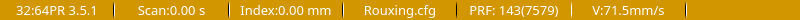
<?xml version="1.0" encoding="UTF-8"?>
<ui version="4.0">
 <class>StatusBar</class>
 <widget class="QWidget" name="StatusBar">
  <property name="windowModality">
   <enum>Qt::NonModal</enum>
  </property>
  <property name="geometry">
   <rect>
    <x>0</x>
    <y>0</y>
    <width>800</width>
    <height>20</height>
   </rect>
  </property>
  <property name="sizePolicy">
   <sizepolicy hsizetype="Preferred" vsizetype="Preferred">
    <horstretch>0</horstretch>
    <verstretch>0</verstretch>
   </sizepolicy>
  </property>
  <property name="maximumSize">
   <size>
    <width>16777215</width>
    <height>16777215</height>
   </size>
  </property>
  <property name="font">
   <font>
    <pointsize>6</pointsize>
   </font>
  </property>
  <property name="windowTitle">
   <string>Form</string>
  </property>
  <property name="windowOpacity">
   <double>1.000000000000000</double>
  </property>
  <property name="layoutDirection">
   <enum>Qt::LeftToRight</enum>
  </property>
  <property name="autoFillBackground">
   <bool>false</bool>
  </property>
  <property name="styleSheet">
   <string notr="true">/*
#StatusBar{
	background-color: rgb(210, 150, 0); 
}
*/

QLabel {    
	color: rgb(255, 255, 255);
	background-color: rgb(210, 150, 0);    
}

#versionLabel
{
	border-right: 1px solid qlineargradient(spread:repeat, x1:0, y1:0, x2:0, y2:1, stop:0.05 rgba(210, 150, 0, 255), stop:0.3 rgba(0, 0, 0, 255), stop:0.7 rgba(0, 0, 0, 255), stop:0.95 rgba(210, 150, 0, 255));
}

#scanEncLabel,#indexEncLabel,#label_2,#label_4,#label_1
{
	border-right: 1px solid qlineargradient(spread:repeat, x1:0, y1:0, x2:0, y2:1, stop:0.05 rgba(210, 150, 0, 255), stop:0.3 rgba(0, 0, 0, 255), stop:0.7 rgba(0, 0, 0, 255), stop:0.95 rgba(210, 150, 0, 255));
	border-left: 1px solid qlineargradient(spread:repeat, x1:0, y1:0, x2:0, y2:1, stop:0.05 rgba(210, 150, 0, 255), stop:0.3 rgba(255, 255, 255, 255), stop:0.7 rgba(255, 255, 255, 255), stop:0.95 rgba(210, 150, 0, 255));
}

#timeLabel
{
	border-left: 1px solid qlineargradient(spread:repeat, x1:0, y1:0, x2:0, y2:1, stop:0.05 rgba(210, 150, 0, 255), stop:0.3 rgba(255, 255, 255, 255), stop:0.7 rgba(255, 255, 255, 255), stop:0.95 rgba(210, 150, 0, 255));
}</string>
  </property>
  <layout class="QHBoxLayout" name="horizontalLayout" stretch="1,1,1,1,1,1,1">
   <property name="spacing">
    <number>0</number>
   </property>
   <property name="leftMargin">
    <number>0</number>
   </property>
   <property name="topMargin">
    <number>0</number>
   </property>
   <property name="rightMargin">
    <number>0</number>
   </property>
   <property name="bottomMargin">
    <number>0</number>
   </property>
   <item>
    <widget class="QLabel" name="versionLabel">
     <property name="palette">
      <palette>
       <active>
        <colorrole role="WindowText">
         <brush brushstyle="SolidPattern">
          <color alpha="255">
           <red>255</red>
           <green>255</green>
           <blue>255</blue>
          </color>
         </brush>
        </colorrole>
        <colorrole role="Button">
         <brush brushstyle="SolidPattern">
          <color alpha="255">
           <red>210</red>
           <green>150</green>
           <blue>0</blue>
          </color>
         </brush>
        </colorrole>
        <colorrole role="Text">
         <brush brushstyle="SolidPattern">
          <color alpha="255">
           <red>255</red>
           <green>255</green>
           <blue>255</blue>
          </color>
         </brush>
        </colorrole>
        <colorrole role="ButtonText">
         <brush brushstyle="SolidPattern">
          <color alpha="255">
           <red>255</red>
           <green>255</green>
           <blue>255</blue>
          </color>
         </brush>
        </colorrole>
        <colorrole role="Base">
         <brush brushstyle="SolidPattern">
          <color alpha="255">
           <red>210</red>
           <green>150</green>
           <blue>0</blue>
          </color>
         </brush>
        </colorrole>
        <colorrole role="Window">
         <brush brushstyle="SolidPattern">
          <color alpha="255">
           <red>210</red>
           <green>150</green>
           <blue>0</blue>
          </color>
         </brush>
        </colorrole>
       </active>
       <inactive>
        <colorrole role="WindowText">
         <brush brushstyle="SolidPattern">
          <color alpha="255">
           <red>255</red>
           <green>255</green>
           <blue>255</blue>
          </color>
         </brush>
        </colorrole>
        <colorrole role="Button">
         <brush brushstyle="SolidPattern">
          <color alpha="255">
           <red>210</red>
           <green>150</green>
           <blue>0</blue>
          </color>
         </brush>
        </colorrole>
        <colorrole role="Text">
         <brush brushstyle="SolidPattern">
          <color alpha="255">
           <red>255</red>
           <green>255</green>
           <blue>255</blue>
          </color>
         </brush>
        </colorrole>
        <colorrole role="ButtonText">
         <brush brushstyle="SolidPattern">
          <color alpha="255">
           <red>255</red>
           <green>255</green>
           <blue>255</blue>
          </color>
         </brush>
        </colorrole>
        <colorrole role="Base">
         <brush brushstyle="SolidPattern">
          <color alpha="255">
           <red>210</red>
           <green>150</green>
           <blue>0</blue>
          </color>
         </brush>
        </colorrole>
        <colorrole role="Window">
         <brush brushstyle="SolidPattern">
          <color alpha="255">
           <red>210</red>
           <green>150</green>
           <blue>0</blue>
          </color>
         </brush>
        </colorrole>
       </inactive>
       <disabled>
        <colorrole role="WindowText">
         <brush brushstyle="SolidPattern">
          <color alpha="255">
           <red>255</red>
           <green>255</green>
           <blue>255</blue>
          </color>
         </brush>
        </colorrole>
        <colorrole role="Button">
         <brush brushstyle="SolidPattern">
          <color alpha="255">
           <red>210</red>
           <green>150</green>
           <blue>0</blue>
          </color>
         </brush>
        </colorrole>
        <colorrole role="Text">
         <brush brushstyle="SolidPattern">
          <color alpha="255">
           <red>255</red>
           <green>255</green>
           <blue>255</blue>
          </color>
         </brush>
        </colorrole>
        <colorrole role="ButtonText">
         <brush brushstyle="SolidPattern">
          <color alpha="255">
           <red>255</red>
           <green>255</green>
           <blue>255</blue>
          </color>
         </brush>
        </colorrole>
        <colorrole role="Base">
         <brush brushstyle="SolidPattern">
          <color alpha="255">
           <red>210</red>
           <green>150</green>
           <blue>0</blue>
          </color>
         </brush>
        </colorrole>
        <colorrole role="Window">
         <brush brushstyle="SolidPattern">
          <color alpha="255">
           <red>210</red>
           <green>150</green>
           <blue>0</blue>
          </color>
         </brush>
        </colorrole>
       </disabled>
      </palette>
     </property>
     <property name="font">
      <font>
       <family>Source Han Serif SC</family>
       <pointsize>10</pointsize>
       <weight>50</weight>
       <italic>false</italic>
       <bold>false</bold>
      </font>
     </property>
     <property name="frameShape">
      <enum>QFrame::NoFrame</enum>
     </property>
     <property name="text">
      <string>32:64PR 3.5.1</string>
     </property>
     <property name="alignment">
      <set>Qt::AlignCenter</set>
     </property>
    </widget>
   </item>
   <item>
    <widget class="QLabel" name="scanEncLabel">
     <property name="palette">
      <palette>
       <active>
        <colorrole role="WindowText">
         <brush brushstyle="SolidPattern">
          <color alpha="255">
           <red>255</red>
           <green>255</green>
           <blue>255</blue>
          </color>
         </brush>
        </colorrole>
        <colorrole role="Button">
         <brush brushstyle="SolidPattern">
          <color alpha="255">
           <red>210</red>
           <green>150</green>
           <blue>0</blue>
          </color>
         </brush>
        </colorrole>
        <colorrole role="Text">
         <brush brushstyle="SolidPattern">
          <color alpha="255">
           <red>255</red>
           <green>255</green>
           <blue>255</blue>
          </color>
         </brush>
        </colorrole>
        <colorrole role="ButtonText">
         <brush brushstyle="SolidPattern">
          <color alpha="255">
           <red>255</red>
           <green>255</green>
           <blue>255</blue>
          </color>
         </brush>
        </colorrole>
        <colorrole role="Base">
         <brush brushstyle="SolidPattern">
          <color alpha="255">
           <red>210</red>
           <green>150</green>
           <blue>0</blue>
          </color>
         </brush>
        </colorrole>
        <colorrole role="Window">
         <brush brushstyle="SolidPattern">
          <color alpha="255">
           <red>210</red>
           <green>150</green>
           <blue>0</blue>
          </color>
         </brush>
        </colorrole>
       </active>
       <inactive>
        <colorrole role="WindowText">
         <brush brushstyle="SolidPattern">
          <color alpha="255">
           <red>255</red>
           <green>255</green>
           <blue>255</blue>
          </color>
         </brush>
        </colorrole>
        <colorrole role="Button">
         <brush brushstyle="SolidPattern">
          <color alpha="255">
           <red>210</red>
           <green>150</green>
           <blue>0</blue>
          </color>
         </brush>
        </colorrole>
        <colorrole role="Text">
         <brush brushstyle="SolidPattern">
          <color alpha="255">
           <red>255</red>
           <green>255</green>
           <blue>255</blue>
          </color>
         </brush>
        </colorrole>
        <colorrole role="ButtonText">
         <brush brushstyle="SolidPattern">
          <color alpha="255">
           <red>255</red>
           <green>255</green>
           <blue>255</blue>
          </color>
         </brush>
        </colorrole>
        <colorrole role="Base">
         <brush brushstyle="SolidPattern">
          <color alpha="255">
           <red>210</red>
           <green>150</green>
           <blue>0</blue>
          </color>
         </brush>
        </colorrole>
        <colorrole role="Window">
         <brush brushstyle="SolidPattern">
          <color alpha="255">
           <red>210</red>
           <green>150</green>
           <blue>0</blue>
          </color>
         </brush>
        </colorrole>
       </inactive>
       <disabled>
        <colorrole role="WindowText">
         <brush brushstyle="SolidPattern">
          <color alpha="255">
           <red>255</red>
           <green>255</green>
           <blue>255</blue>
          </color>
         </brush>
        </colorrole>
        <colorrole role="Button">
         <brush brushstyle="SolidPattern">
          <color alpha="255">
           <red>210</red>
           <green>150</green>
           <blue>0</blue>
          </color>
         </brush>
        </colorrole>
        <colorrole role="Text">
         <brush brushstyle="SolidPattern">
          <color alpha="255">
           <red>255</red>
           <green>255</green>
           <blue>255</blue>
          </color>
         </brush>
        </colorrole>
        <colorrole role="ButtonText">
         <brush brushstyle="SolidPattern">
          <color alpha="255">
           <red>255</red>
           <green>255</green>
           <blue>255</blue>
          </color>
         </brush>
        </colorrole>
        <colorrole role="Base">
         <brush brushstyle="SolidPattern">
          <color alpha="255">
           <red>210</red>
           <green>150</green>
           <blue>0</blue>
          </color>
         </brush>
        </colorrole>
        <colorrole role="Window">
         <brush brushstyle="SolidPattern">
          <color alpha="255">
           <red>210</red>
           <green>150</green>
           <blue>0</blue>
          </color>
         </brush>
        </colorrole>
       </disabled>
      </palette>
     </property>
     <property name="font">
      <font>
       <family>Source Han Serif SC</family>
       <pointsize>10</pointsize>
       <weight>50</weight>
       <italic>false</italic>
       <bold>false</bold>
      </font>
     </property>
     <property name="frameShape">
      <enum>QFrame::NoFrame</enum>
     </property>
     <property name="text">
      <string>Scan:0.00 s</string>
     </property>
     <property name="alignment">
      <set>Qt::AlignCenter</set>
     </property>
    </widget>
   </item>
   <item>
    <widget class="QLabel" name="indexEncLabel">
     <property name="font">
      <font>
       <family>Source Han Serif SC</family>
       <pointsize>10</pointsize>
       <weight>50</weight>
       <italic>false</italic>
       <bold>false</bold>
      </font>
     </property>
     <property name="text">
      <string>Index:0.00 mm</string>
     </property>
     <property name="alignment">
      <set>Qt::AlignCenter</set>
     </property>
    </widget>
   </item>
   <item>
    <widget class="QLabel" name="label_4">
     <property name="palette">
      <palette>
       <active>
        <colorrole role="WindowText">
         <brush brushstyle="SolidPattern">
          <color alpha="255">
           <red>255</red>
           <green>255</green>
           <blue>255</blue>
          </color>
         </brush>
        </colorrole>
        <colorrole role="Button">
         <brush brushstyle="SolidPattern">
          <color alpha="255">
           <red>210</red>
           <green>150</green>
           <blue>0</blue>
          </color>
         </brush>
        </colorrole>
        <colorrole role="Text">
         <brush brushstyle="SolidPattern">
          <color alpha="255">
           <red>255</red>
           <green>255</green>
           <blue>255</blue>
          </color>
         </brush>
        </colorrole>
        <colorrole role="ButtonText">
         <brush brushstyle="SolidPattern">
          <color alpha="255">
           <red>255</red>
           <green>255</green>
           <blue>255</blue>
          </color>
         </brush>
        </colorrole>
        <colorrole role="Base">
         <brush brushstyle="SolidPattern">
          <color alpha="255">
           <red>210</red>
           <green>150</green>
           <blue>0</blue>
          </color>
         </brush>
        </colorrole>
        <colorrole role="Window">
         <brush brushstyle="SolidPattern">
          <color alpha="255">
           <red>210</red>
           <green>150</green>
           <blue>0</blue>
          </color>
         </brush>
        </colorrole>
       </active>
       <inactive>
        <colorrole role="WindowText">
         <brush brushstyle="SolidPattern">
          <color alpha="255">
           <red>255</red>
           <green>255</green>
           <blue>255</blue>
          </color>
         </brush>
        </colorrole>
        <colorrole role="Button">
         <brush brushstyle="SolidPattern">
          <color alpha="255">
           <red>210</red>
           <green>150</green>
           <blue>0</blue>
          </color>
         </brush>
        </colorrole>
        <colorrole role="Text">
         <brush brushstyle="SolidPattern">
          <color alpha="255">
           <red>255</red>
           <green>255</green>
           <blue>255</blue>
          </color>
         </brush>
        </colorrole>
        <colorrole role="ButtonText">
         <brush brushstyle="SolidPattern">
          <color alpha="255">
           <red>255</red>
           <green>255</green>
           <blue>255</blue>
          </color>
         </brush>
        </colorrole>
        <colorrole role="Base">
         <brush brushstyle="SolidPattern">
          <color alpha="255">
           <red>210</red>
           <green>150</green>
           <blue>0</blue>
          </color>
         </brush>
        </colorrole>
        <colorrole role="Window">
         <brush brushstyle="SolidPattern">
          <color alpha="255">
           <red>210</red>
           <green>150</green>
           <blue>0</blue>
          </color>
         </brush>
        </colorrole>
       </inactive>
       <disabled>
        <colorrole role="WindowText">
         <brush brushstyle="SolidPattern">
          <color alpha="255">
           <red>255</red>
           <green>255</green>
           <blue>255</blue>
          </color>
         </brush>
        </colorrole>
        <colorrole role="Button">
         <brush brushstyle="SolidPattern">
          <color alpha="255">
           <red>210</red>
           <green>150</green>
           <blue>0</blue>
          </color>
         </brush>
        </colorrole>
        <colorrole role="Text">
         <brush brushstyle="SolidPattern">
          <color alpha="255">
           <red>255</red>
           <green>255</green>
           <blue>255</blue>
          </color>
         </brush>
        </colorrole>
        <colorrole role="ButtonText">
         <brush brushstyle="SolidPattern">
          <color alpha="255">
           <red>255</red>
           <green>255</green>
           <blue>255</blue>
          </color>
         </brush>
        </colorrole>
        <colorrole role="Base">
         <brush brushstyle="SolidPattern">
          <color alpha="255">
           <red>210</red>
           <green>150</green>
           <blue>0</blue>
          </color>
         </brush>
        </colorrole>
        <colorrole role="Window">
         <brush brushstyle="SolidPattern">
          <color alpha="255">
           <red>210</red>
           <green>150</green>
           <blue>0</blue>
          </color>
         </brush>
        </colorrole>
       </disabled>
      </palette>
     </property>
     <property name="font">
      <font>
       <family>Source Han Serif SC</family>
       <pointsize>10</pointsize>
       <weight>50</weight>
       <italic>false</italic>
       <bold>false</bold>
      </font>
     </property>
     <property name="frameShape">
      <enum>QFrame::NoFrame</enum>
     </property>
     <property name="text">
      <string>Rouxing.cfg</string>
     </property>
     <property name="alignment">
      <set>Qt::AlignCenter</set>
     </property>
    </widget>
   </item>
   <item>
    <widget class="QLabel" name="prfLabel">
     <property name="palette">
      <palette>
       <active>
        <colorrole role="WindowText">
         <brush brushstyle="SolidPattern">
          <color alpha="255">
           <red>255</red>
           <green>255</green>
           <blue>255</blue>
          </color>
         </brush>
        </colorrole>
        <colorrole role="Button">
         <brush brushstyle="SolidPattern">
          <color alpha="255">
           <red>210</red>
           <green>150</green>
           <blue>0</blue>
          </color>
         </brush>
        </colorrole>
        <colorrole role="Text">
         <brush brushstyle="SolidPattern">
          <color alpha="255">
           <red>255</red>
           <green>255</green>
           <blue>255</blue>
          </color>
         </brush>
        </colorrole>
        <colorrole role="ButtonText">
         <brush brushstyle="SolidPattern">
          <color alpha="255">
           <red>255</red>
           <green>255</green>
           <blue>255</blue>
          </color>
         </brush>
        </colorrole>
        <colorrole role="Base">
         <brush brushstyle="SolidPattern">
          <color alpha="255">
           <red>210</red>
           <green>150</green>
           <blue>0</blue>
          </color>
         </brush>
        </colorrole>
        <colorrole role="Window">
         <brush brushstyle="SolidPattern">
          <color alpha="255">
           <red>210</red>
           <green>150</green>
           <blue>0</blue>
          </color>
         </brush>
        </colorrole>
       </active>
       <inactive>
        <colorrole role="WindowText">
         <brush brushstyle="SolidPattern">
          <color alpha="255">
           <red>255</red>
           <green>255</green>
           <blue>255</blue>
          </color>
         </brush>
        </colorrole>
        <colorrole role="Button">
         <brush brushstyle="SolidPattern">
          <color alpha="255">
           <red>210</red>
           <green>150</green>
           <blue>0</blue>
          </color>
         </brush>
        </colorrole>
        <colorrole role="Text">
         <brush brushstyle="SolidPattern">
          <color alpha="255">
           <red>255</red>
           <green>255</green>
           <blue>255</blue>
          </color>
         </brush>
        </colorrole>
        <colorrole role="ButtonText">
         <brush brushstyle="SolidPattern">
          <color alpha="255">
           <red>255</red>
           <green>255</green>
           <blue>255</blue>
          </color>
         </brush>
        </colorrole>
        <colorrole role="Base">
         <brush brushstyle="SolidPattern">
          <color alpha="255">
           <red>210</red>
           <green>150</green>
           <blue>0</blue>
          </color>
         </brush>
        </colorrole>
        <colorrole role="Window">
         <brush brushstyle="SolidPattern">
          <color alpha="255">
           <red>210</red>
           <green>150</green>
           <blue>0</blue>
          </color>
         </brush>
        </colorrole>
       </inactive>
       <disabled>
        <colorrole role="WindowText">
         <brush brushstyle="SolidPattern">
          <color alpha="255">
           <red>255</red>
           <green>255</green>
           <blue>255</blue>
          </color>
         </brush>
        </colorrole>
        <colorrole role="Button">
         <brush brushstyle="SolidPattern">
          <color alpha="255">
           <red>210</red>
           <green>150</green>
           <blue>0</blue>
          </color>
         </brush>
        </colorrole>
        <colorrole role="Text">
         <brush brushstyle="SolidPattern">
          <color alpha="255">
           <red>255</red>
           <green>255</green>
           <blue>255</blue>
          </color>
         </brush>
        </colorrole>
        <colorrole role="ButtonText">
         <brush brushstyle="SolidPattern">
          <color alpha="255">
           <red>255</red>
           <green>255</green>
           <blue>255</blue>
          </color>
         </brush>
        </colorrole>
        <colorrole role="Base">
         <brush brushstyle="SolidPattern">
          <color alpha="255">
           <red>210</red>
           <green>150</green>
           <blue>0</blue>
          </color>
         </brush>
        </colorrole>
        <colorrole role="Window">
         <brush brushstyle="SolidPattern">
          <color alpha="255">
           <red>210</red>
           <green>150</green>
           <blue>0</blue>
          </color>
         </brush>
        </colorrole>
       </disabled>
      </palette>
     </property>
     <property name="font">
      <font>
       <family>Source Han Serif SC</family>
       <pointsize>10</pointsize>
       <weight>50</weight>
       <italic>false</italic>
       <bold>false</bold>
      </font>
     </property>
     <property name="frameShape">
      <enum>QFrame::NoFrame</enum>
     </property>
     <property name="text">
      <string>PRF: 143(7579)</string>
     </property>
     <property name="alignment">
      <set>Qt::AlignCenter</set>
     </property>
    </widget>
   </item>
   <item>
    <widget class="QLabel" name="label_2">
     <property name="palette">
      <palette>
       <active>
        <colorrole role="WindowText">
         <brush brushstyle="SolidPattern">
          <color alpha="255">
           <red>255</red>
           <green>255</green>
           <blue>255</blue>
          </color>
         </brush>
        </colorrole>
        <colorrole role="Button">
         <brush brushstyle="SolidPattern">
          <color alpha="255">
           <red>210</red>
           <green>150</green>
           <blue>0</blue>
          </color>
         </brush>
        </colorrole>
        <colorrole role="Text">
         <brush brushstyle="SolidPattern">
          <color alpha="255">
           <red>255</red>
           <green>255</green>
           <blue>255</blue>
          </color>
         </brush>
        </colorrole>
        <colorrole role="ButtonText">
         <brush brushstyle="SolidPattern">
          <color alpha="255">
           <red>255</red>
           <green>255</green>
           <blue>255</blue>
          </color>
         </brush>
        </colorrole>
        <colorrole role="Base">
         <brush brushstyle="SolidPattern">
          <color alpha="255">
           <red>210</red>
           <green>150</green>
           <blue>0</blue>
          </color>
         </brush>
        </colorrole>
        <colorrole role="Window">
         <brush brushstyle="SolidPattern">
          <color alpha="255">
           <red>210</red>
           <green>150</green>
           <blue>0</blue>
          </color>
         </brush>
        </colorrole>
       </active>
       <inactive>
        <colorrole role="WindowText">
         <brush brushstyle="SolidPattern">
          <color alpha="255">
           <red>255</red>
           <green>255</green>
           <blue>255</blue>
          </color>
         </brush>
        </colorrole>
        <colorrole role="Button">
         <brush brushstyle="SolidPattern">
          <color alpha="255">
           <red>210</red>
           <green>150</green>
           <blue>0</blue>
          </color>
         </brush>
        </colorrole>
        <colorrole role="Text">
         <brush brushstyle="SolidPattern">
          <color alpha="255">
           <red>255</red>
           <green>255</green>
           <blue>255</blue>
          </color>
         </brush>
        </colorrole>
        <colorrole role="ButtonText">
         <brush brushstyle="SolidPattern">
          <color alpha="255">
           <red>255</red>
           <green>255</green>
           <blue>255</blue>
          </color>
         </brush>
        </colorrole>
        <colorrole role="Base">
         <brush brushstyle="SolidPattern">
          <color alpha="255">
           <red>210</red>
           <green>150</green>
           <blue>0</blue>
          </color>
         </brush>
        </colorrole>
        <colorrole role="Window">
         <brush brushstyle="SolidPattern">
          <color alpha="255">
           <red>210</red>
           <green>150</green>
           <blue>0</blue>
          </color>
         </brush>
        </colorrole>
       </inactive>
       <disabled>
        <colorrole role="WindowText">
         <brush brushstyle="SolidPattern">
          <color alpha="255">
           <red>255</red>
           <green>255</green>
           <blue>255</blue>
          </color>
         </brush>
        </colorrole>
        <colorrole role="Button">
         <brush brushstyle="SolidPattern">
          <color alpha="255">
           <red>210</red>
           <green>150</green>
           <blue>0</blue>
          </color>
         </brush>
        </colorrole>
        <colorrole role="Text">
         <brush brushstyle="SolidPattern">
          <color alpha="255">
           <red>255</red>
           <green>255</green>
           <blue>255</blue>
          </color>
         </brush>
        </colorrole>
        <colorrole role="ButtonText">
         <brush brushstyle="SolidPattern">
          <color alpha="255">
           <red>255</red>
           <green>255</green>
           <blue>255</blue>
          </color>
         </brush>
        </colorrole>
        <colorrole role="Base">
         <brush brushstyle="SolidPattern">
          <color alpha="255">
           <red>210</red>
           <green>150</green>
           <blue>0</blue>
          </color>
         </brush>
        </colorrole>
        <colorrole role="Window">
         <brush brushstyle="SolidPattern">
          <color alpha="255">
           <red>210</red>
           <green>150</green>
           <blue>0</blue>
          </color>
         </brush>
        </colorrole>
       </disabled>
      </palette>
     </property>
     <property name="font">
      <font>
       <family>Source Han Serif SC</family>
       <pointsize>10</pointsize>
       <weight>50</weight>
       <italic>false</italic>
       <bold>false</bold>
      </font>
     </property>
     <property name="styleSheet">
      <string notr="true"/>
     </property>
     <property name="frameShape">
      <enum>QFrame::NoFrame</enum>
     </property>
     <property name="text">
      <string>V:71.5mm/s</string>
     </property>
     <property name="alignment">
      <set>Qt::AlignCenter</set>
     </property>
    </widget>
   </item>
   <item>
    <widget class="QLabel" name="timeLabel">
     <property name="palette">
      <palette>
       <active>
        <colorrole role="WindowText">
         <brush brushstyle="SolidPattern">
          <color alpha="255">
           <red>255</red>
           <green>255</green>
           <blue>255</blue>
          </color>
         </brush>
        </colorrole>
        <colorrole role="Button">
         <brush brushstyle="SolidPattern">
          <color alpha="255">
           <red>210</red>
           <green>150</green>
           <blue>0</blue>
          </color>
         </brush>
        </colorrole>
        <colorrole role="Text">
         <brush brushstyle="SolidPattern">
          <color alpha="255">
           <red>255</red>
           <green>255</green>
           <blue>255</blue>
          </color>
         </brush>
        </colorrole>
        <colorrole role="ButtonText">
         <brush brushstyle="SolidPattern">
          <color alpha="255">
           <red>255</red>
           <green>255</green>
           <blue>255</blue>
          </color>
         </brush>
        </colorrole>
        <colorrole role="Base">
         <brush brushstyle="SolidPattern">
          <color alpha="255">
           <red>210</red>
           <green>150</green>
           <blue>0</blue>
          </color>
         </brush>
        </colorrole>
        <colorrole role="Window">
         <brush brushstyle="SolidPattern">
          <color alpha="255">
           <red>210</red>
           <green>150</green>
           <blue>0</blue>
          </color>
         </brush>
        </colorrole>
       </active>
       <inactive>
        <colorrole role="WindowText">
         <brush brushstyle="SolidPattern">
          <color alpha="255">
           <red>255</red>
           <green>255</green>
           <blue>255</blue>
          </color>
         </brush>
        </colorrole>
        <colorrole role="Button">
         <brush brushstyle="SolidPattern">
          <color alpha="255">
           <red>210</red>
           <green>150</green>
           <blue>0</blue>
          </color>
         </brush>
        </colorrole>
        <colorrole role="Text">
         <brush brushstyle="SolidPattern">
          <color alpha="255">
           <red>255</red>
           <green>255</green>
           <blue>255</blue>
          </color>
         </brush>
        </colorrole>
        <colorrole role="ButtonText">
         <brush brushstyle="SolidPattern">
          <color alpha="255">
           <red>255</red>
           <green>255</green>
           <blue>255</blue>
          </color>
         </brush>
        </colorrole>
        <colorrole role="Base">
         <brush brushstyle="SolidPattern">
          <color alpha="255">
           <red>210</red>
           <green>150</green>
           <blue>0</blue>
          </color>
         </brush>
        </colorrole>
        <colorrole role="Window">
         <brush brushstyle="SolidPattern">
          <color alpha="255">
           <red>210</red>
           <green>150</green>
           <blue>0</blue>
          </color>
         </brush>
        </colorrole>
       </inactive>
       <disabled>
        <colorrole role="WindowText">
         <brush brushstyle="SolidPattern">
          <color alpha="255">
           <red>255</red>
           <green>255</green>
           <blue>255</blue>
          </color>
         </brush>
        </colorrole>
        <colorrole role="Button">
         <brush brushstyle="SolidPattern">
          <color alpha="255">
           <red>210</red>
           <green>150</green>
           <blue>0</blue>
          </color>
         </brush>
        </colorrole>
        <colorrole role="Text">
         <brush brushstyle="SolidPattern">
          <color alpha="255">
           <red>255</red>
           <green>255</green>
           <blue>255</blue>
          </color>
         </brush>
        </colorrole>
        <colorrole role="ButtonText">
         <brush brushstyle="SolidPattern">
          <color alpha="255">
           <red>255</red>
           <green>255</green>
           <blue>255</blue>
          </color>
         </brush>
        </colorrole>
        <colorrole role="Base">
         <brush brushstyle="SolidPattern">
          <color alpha="255">
           <red>210</red>
           <green>150</green>
           <blue>0</blue>
          </color>
         </brush>
        </colorrole>
        <colorrole role="Window">
         <brush brushstyle="SolidPattern">
          <color alpha="255">
           <red>210</red>
           <green>150</green>
           <blue>0</blue>
          </color>
         </brush>
        </colorrole>
       </disabled>
      </palette>
     </property>
     <property name="font">
      <font>
       <family>Source Han Serif SC</family>
       <pointsize>10</pointsize>
       <weight>50</weight>
       <italic>false</italic>
       <bold>false</bold>
      </font>
     </property>
     <property name="frameShape">
      <enum>QFrame::NoFrame</enum>
     </property>
     <property name="text">
      <string/>
     </property>
     <property name="alignment">
      <set>Qt::AlignCenter</set>
     </property>
    </widget>
   </item>
  </layout>
 </widget>
 <resources/>
 <connections/>
</ui>
